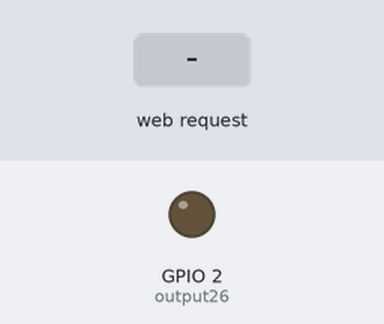
The sketch below on a simulated ESP32. Shown: output pins drawn as LEDs (lit = HIGH). The test bench sets the inputs (shaded band). WiFi joins after 1.5 s; servers stay silent unless stated; what the sketch prints to the serial monitor is not drawn.

Above: at 2.7 s.
2.8 s: HTTP request GET /26/on received
At 3.9 s:
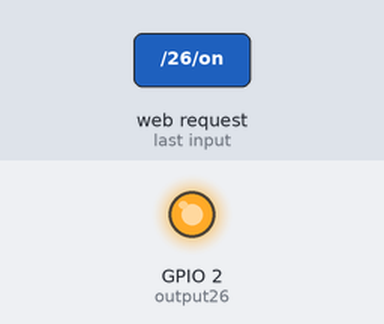
4.3 s: HTTP request GET /26/off received
At 5.0 s:
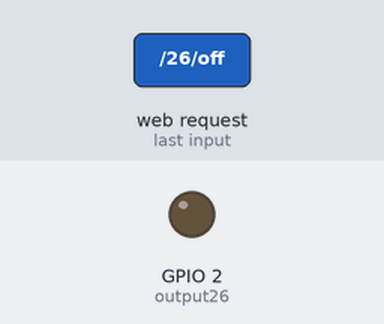
Timing chart, 0 to 7.3 s (numbered marks = the images above; inputs shaded):
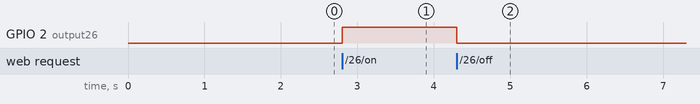

Measured:
- after the input at 2.8 s, GPIO 2 (output26): LOW → HIGH at once
- after the input at 4.3 s, GPIO 2 (output26): HIGH → LOW at once

The sketch:

wifi_control.ino
```cpp
 #include <WiFi.h>
  const char* ssid = "hotspot_name";
  const char* password = "hotspot_password";
  WiFiServer server(80);

  String header;
  String output26State = "off";
  String output27State = "off";

  const int output26 = 2;
  const int output27 = 27;

  void setup() {
  Serial.begin(115200);
  pinMode(output26, OUTPUT);
  digitalWrite(output26, LOW);
  digitalWrite(output27, LOW);

  Serial.print("Connecting to ");
  Serial.println(ssid);
  WiFi.begin(ssid, password);
  while (WiFi.status() != WL_CONNECTED) {
  delay(500);
  Serial.print(".");
  }
  Serial.println("");
  Serial.println("WiFi connected.");
  Serial.println("IP address: ");
  Serial.println(WiFi.localIP());
  server.begin();
  }

  void loop(){
  WiFiClient client = server.available();
  if (client) {
  Serial.println("New Client.");
  String currentLine = "";
  while (client.connected()) {
  if (client.available()) {
  char c = client.read();
  Serial.write(c);
  header += c;
  if (c == '\n') {
  if (currentLine.length() == 0) {
  client.println("HTTP/1.1 200 OK");
  client.println("Content-type:text/html");
  client.println("Connection: close");
  client.println();

  // turns the GPIOs on and off
  if (header.indexOf("GET /26/on") >= 0) {
  Serial.println("GPIO 26 on");
  output26State = "on";
  digitalWrite(output26, HIGH);
  } else if (header.indexOf("GET /26/off") >= 0) {
  Serial.println("GPIO 26 off");
  output26State = "off";
  digitalWrite(output26, LOW);
  } else if (header.indexOf("GET /27/on") >= 0) {
  Serial.println("GPIO 27 on");
  output27State = "on";
  digitalWrite(output27, HIGH);
  } else if (header.indexOf("GET /27/off") >= 0) {
  Serial.println("GPIO 27 off");
  output27State = "off";
  digitalWrite(output27, LOW);
  }
  // Create a web page
   client.println("<!DOCTYPE html><html>");
  client.println("<head><meta name=\"viewport\" content=\"width=device-width, initial-scale=1\">");
  client.println("<style>html { font-family: Helvetica; display: inline-block; margin: 0px auto; text-align: center;}");
  client.println(".button { background-color: #4CAF50; border: none; color: white; padding: 16px 40px;");
  client.println("text-decoration: none; font-size: 30px; margin: 2px; cursor: pointer;}");
  client.println(".button2 {background-color: #555555;}</style></head>");

  client.println("<body><h1>ESP32 Web Server</h1>");
  client.println("<p>GPIO 26 - State " + output26State + "</p>");
client.println();
  break;
  } else {   currentLine = "";  }
  } else if (c != '\r') {   currentLine += c;   }
  }

  }
  header = "";
  client.stop();
  Serial.println("Client disconnected.");
  Serial.println("");
  }
  }
```
